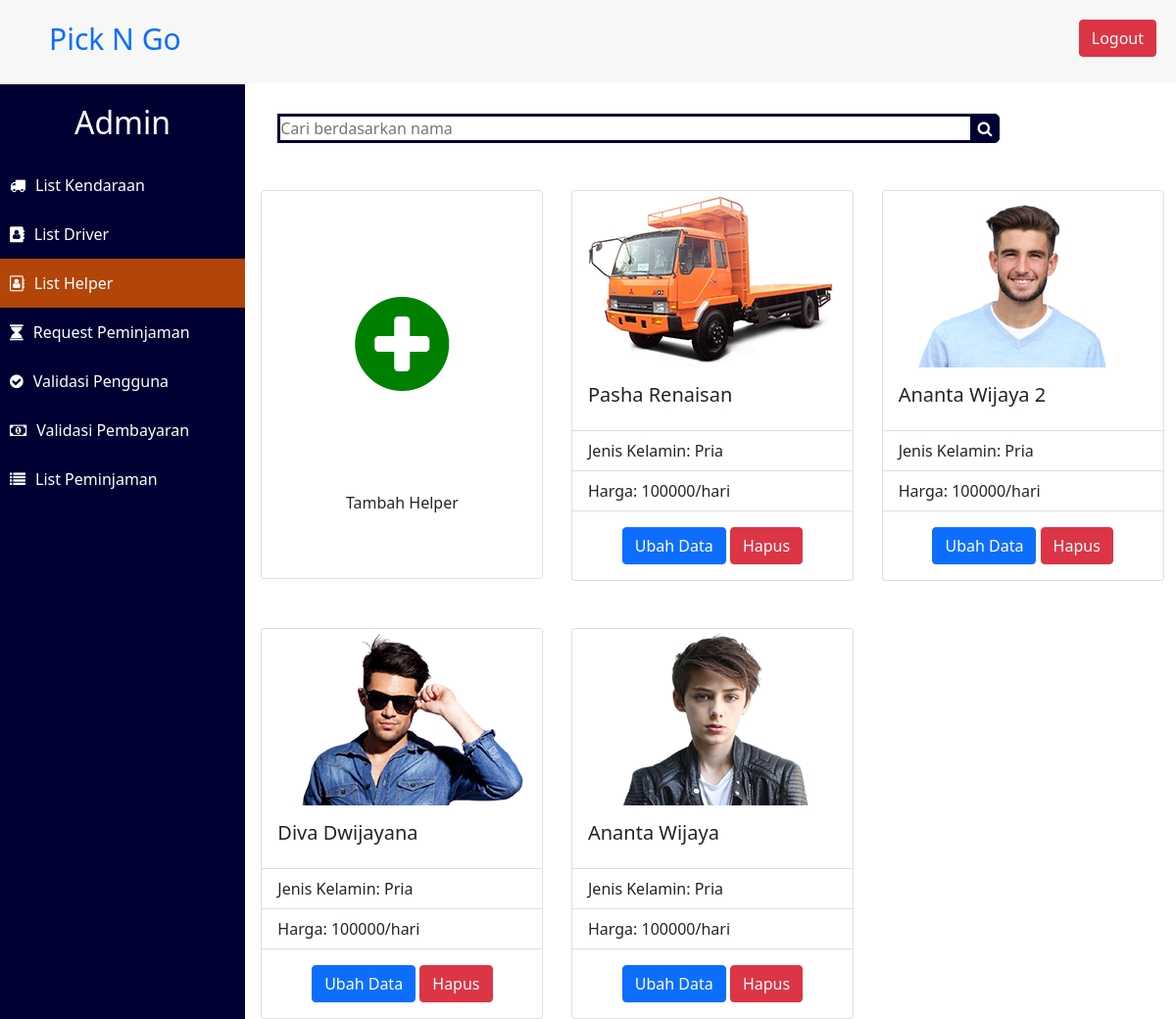
/Final_Project-Prak_Basdat/list_helper_admin.php (signed in), run on an earlier commit of the app's database.
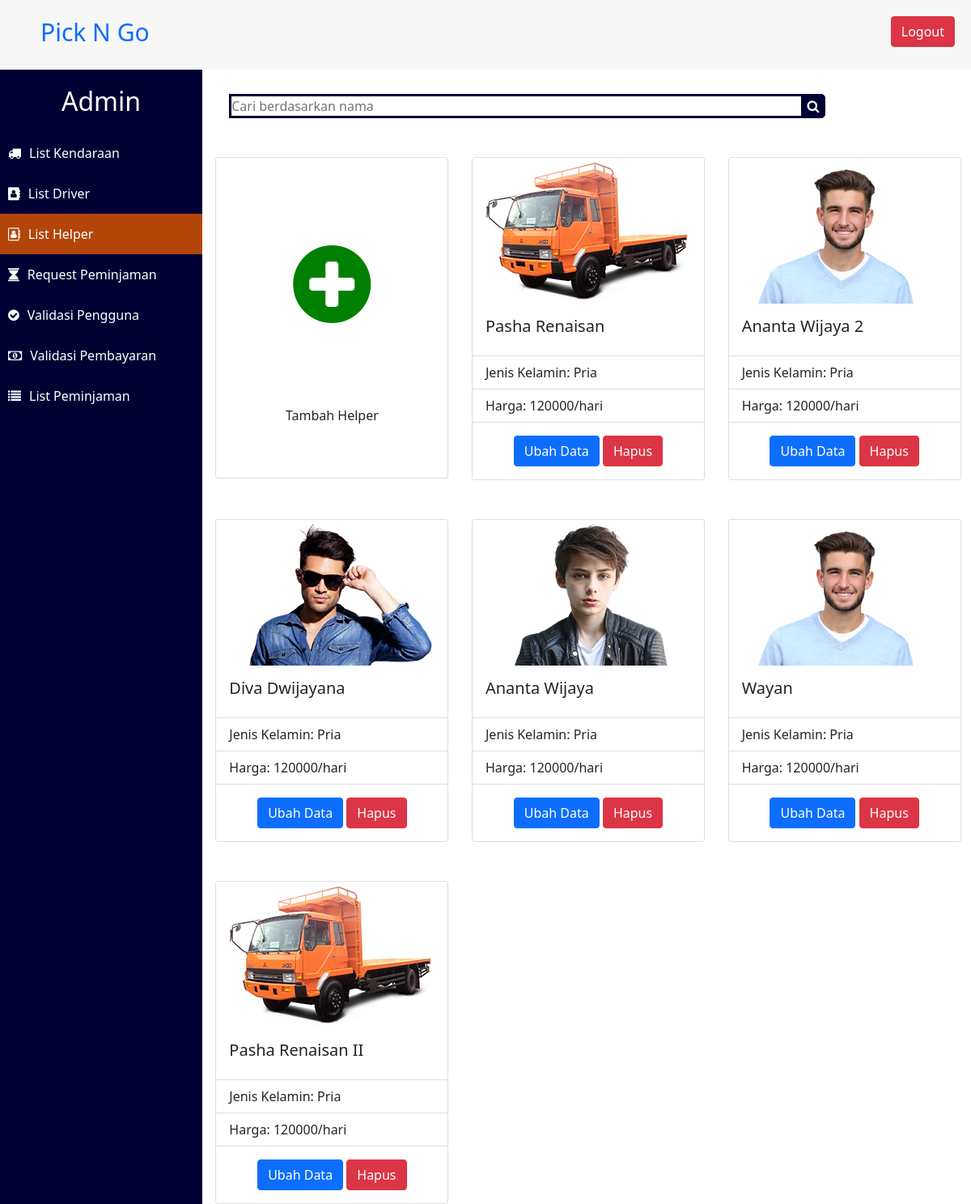
And on a later commit of the database.
### tables this page shows
CREATE TABLE `helper` (
  `ID_helper` int(11) NOT NULL,
  `nama` varchar(30) NOT NULL,
  `jenis_kelamin` enum('Pria','Wanita') NOT NULL,
  `tarif` int(11) NOT NULL,
  `nama_foto` varchar(20) NOT NULL
);

### Final_Project-Prak_Basdat/functions.php (called while the page is built, shortened)
<?php
$conn = mysqli_connect("localhost", "root", "", "peminjaman_pickup_dan_truck_db");
function read($query) {
	global $conn;
	$result = mysqli_query($conn, $query);
	$records = [];
	while ($tuples = mysqli_fetch_assoc($result)) {
		$records[] = $tuples;
	}
	return $records;
}
?>

### Final_Project-Prak_Basdat/list_helper_admin.php (the view, shortened to what this page needs)
<?php
	require 'functions.php';
	$tuples = read("SELECT * FROM helper;");
?>
<!DOCTYPE html>
<html lang="en">
  <head>
    <link rel="stylesheet" href="https://cdnjs.cloudflare.com/ajax/libs/font-awesome/4.7.0/css/font-awesome.min.css">
    <link href="https://cdn.jsdelivr.net/npm/bootstrap@5.0.0-beta3/dist/css/bootstrap.min.css" rel="stylesheet">
    <link rel="stylesheet" type="text/css" href="styling.css">
  </head>
  <body>
  	<nav>
  		<a href="index.php" class="logo">Pick N Go</a>
  		<button type="button" id = "logout-button" class="btn btn-danger" data-bs-toggle="modal" data-bs-target="#modalLogout">
        Logout
      </button>
  	</nav>
  	<div class="sidebar">
  		<h2> Admin </h2>
  		<a href="beranda_admin.php"><i class="fa fa-truck"></i><span>List Kendaraan</span></a>
  		<a href="list_driver_admin.php"><i class = "fa fa-address-book"></i><span>List Driver</span></a>
  		<a href="list_helper_admin.php" style="background-color: #b34509;"><i class = "fa fa-address-book-o"></i><span>List Helper</span></a>
  		<a href="request_peminjaman_admin.php"><i class = "fa fa-hourglass"></i><span>Request Peminjaman</span></a>
  		<a href="validasi_user_admin.php"><i class = "fa fa-check-circle"></i><span>Validasi Pengguna</span></a>
      <a href="validasi_pembayaran_admin.php"><i class = "fa fa-money"></i><span>Validasi Pembayaran</span></a>
  		<a href="list_peminjaman_admin.php"><i class = "fa fa-list"></i><span>List Peminjaman</span></a>
  	</div>
    <div class = "content">
      <form action="" method="post" autocomplete="off" class="search-form">
        <div class="utility-bar">
            <div class="search-bar">
                <input type="text" placeholder = "Cari berdasarkan nama" class="search-field" name="keyword-search-helper">
                <button type="submit" class="fa fa-search search-button" name="search-helper"></button>
            </div>
        </div>
      </form>
      <div class="row card-container">
        <div class="col-xxl-3 col-xl-4 col-lg-6 col-md-6 col-sm-12">
            <div class="card mt-5 mx-auto btn" style="width: 18rem; height: 397px;">
              <i class = "fa fa-plus-circle" style="line-height: 300px; font-size: 7rem; color: green;" data-bs-toggle="modal" data-bs-target="#ModalForm"></i>
              <p>Tambah Helper</p>
            </div>
        </div>
        <?php foreach ($tuples as $tuple): ?>
          <div class="col-xxl-3 col-xl-4 col-lg-6 col-md-6 col-sm-12">
            <div class="card mt-5 mx-auto" style="width: 18rem;">
              <img class="card-img-top" src="Images/Helper/<?= $tuple["nama_foto"]; ?>" alt="Gambar <?= $tuple["nama"] ?>">
              <div class="card-body">
                <h5 class="card-title"><?= $tuple["nama"] ?></h5>
              </div>
              <ul class="list-group list-group-flush">
                <li class="list-group-item">Jenis Kelamin: <?= $tuple["jenis_kelamin"] ?></li>
                <li class="list-group-item">Harga: <?= $tuple["tarif"] ?>/hari</li>
              </ul>
              <div class="card-body text-center">
                <a class="btn btn-primary" role="button" onclick="updateData('<?= $tuple['ID_helper'] ?>', '<?= $tuple['nama'] ?>', '<?= $tuple['jenis_kelamin'] ?>', '<?= $tuple['tarif'] ?>', '<?= $tuple['nama_foto'] ?>')">Ubah Data</a>
                <a class="btn btn-danger" href="deletelogic.php?p_k=<?= $tuple["ID_helper"]; ?>&type=Helper" role="button" onclick="return confirm('Apakah anda yakin akan menghapus data helper <?= $tuple["nama"] ?>?')">Hapus</a>
              </div>
            </div>
          </div>
        <?php endforeach; ?>
      </div>
    </div>
  </body>
</html>

### Final_Project-Prak_Basdat/styling.css (style rules this page uses)
* { padding: 0; margin: 0; text-decoration: none; list-style: none; box-sizing: border-box; }
nav { z-index: 99; background: #f7f7f7; line-height: 80px; position: fixed; width: 100%; }
#logout-button { float: right; margin-right: 20px; margin-top: 20px }
.sidebar { z-index: 99; position: fixed; background: #000033; margin-top: 86px; height: 100%; width: 250px; color: white; }
.logo { margin-left: 50px; font-size: 30px; text-decoration: none }
.sidebar h2 { text-align: center; margin: 20px 0; }
.sidebar a { text-decoration: none; display: block; line-height: 50px; transition: 0.5s; }
.sidebar i { color: white; margin-left: 10px; }
.sidebar span { color: white; margin-left: 10px; }
.card-container { width: 100%; margin-left: 2px; }
.utility-bar { width: 93%; padding-top: 30px; text-align: center; margin: 0 auto; }
.search-bar { display: flex; align-items: center; width: 100%; margin: 0 auto; }
.search-field { border: 3px solid #000033; border-right: none; width: 80%; outline: none; }
.search-button { height: 30px; width: 30px; border: 1px solid #000033; background: #000033; color: white; border-radius: 0 5px 5px 0; }
.content { overflow-x: hidden; margin-left: 250px; padding-top: 86px; }

What changed in the data, as far as the page shows it:
changed helper "Pasha Renaisan": tarif "100000" → "120000"
changed helper "Ananta Wijaya 2": tarif "100000" → "120000"
changed helper "Diva Dwijayana": tarif "100000" → "120000"
changed helper "Ananta Wijaya": tarif "100000" → "120000"
added helper: nama_foto (picture), nama "Wayan", jenis_kelamin "Pria", tarif "120000"
added helper: nama_foto (picture), nama "Pasha Renaisan II", jenis_kelamin "Pria", tarif "120000"
